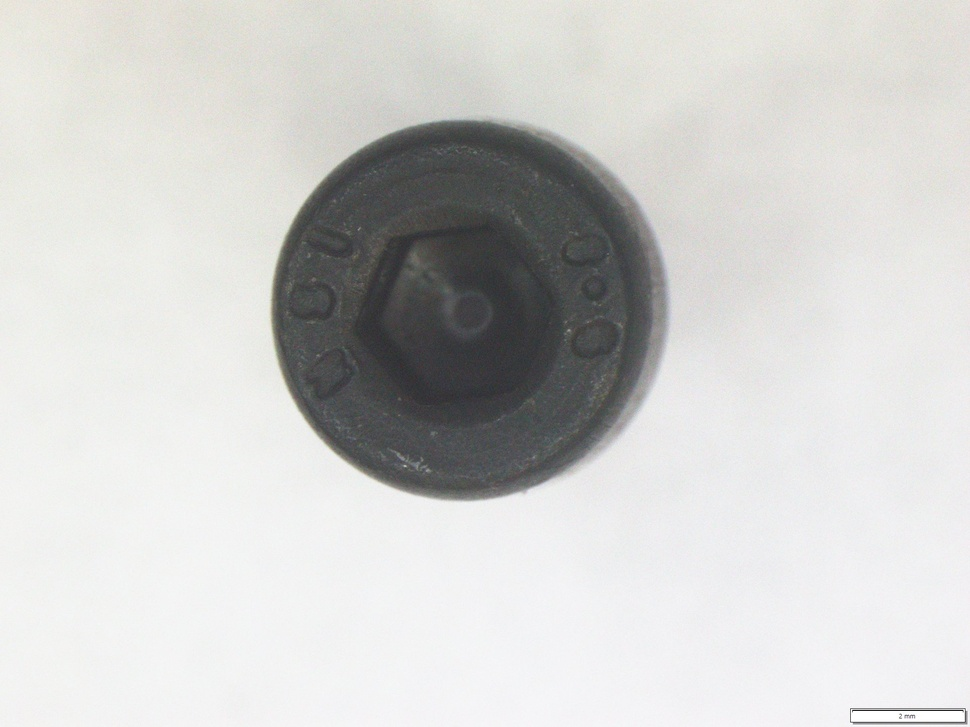
#> input picture Bolt Allen Black-T0-1.jpg, 970 x 727 px, shrunk from 1920 x 1440 before the run
$ python -i lighting.py   (imports and definitions only)
#> lines starting #> are read from the running program, lines starting #| are printed output that depends on the picture
#> further down, picture is the input picture: shape (727, 970, 3); mean B, G, R 205.3, 207.2, 207.2
"""
Lighting normalization for metallic fastener surfaces.

CLAHE on L channel in L*a*b* space normalizes brightness while
preserving color (critical for rust detection - orange-brown hues).
"""

import cv2
import numpy as np
from typing import Tuple


def apply_clahe(
    image: np.ndarray,
    clip_limit: float = 2.0,
    tile_grid: Tuple[int, int] = (8, 8),
) -> np.ndarray:
    """CLAHE on L channel of L*a*b* — normalizes brightness, preserves color."""
#> called with clip_limit = 2, tile_grid = (8, 8)
    lab = cv2.cvtColor(image, cv2.COLOR_BGR2LAB)
#> lab: shape (727, 970, 3); mean of channels 0, 1, 2 210.3, 127.7, 128.9
    l_ch, a_ch, b_ch = cv2.split(lab)
    clahe = cv2.createCLAHE(clipLimit=clip_limit, tileGridSize=tile_grid)
    l_norm = clahe.apply(l_ch)
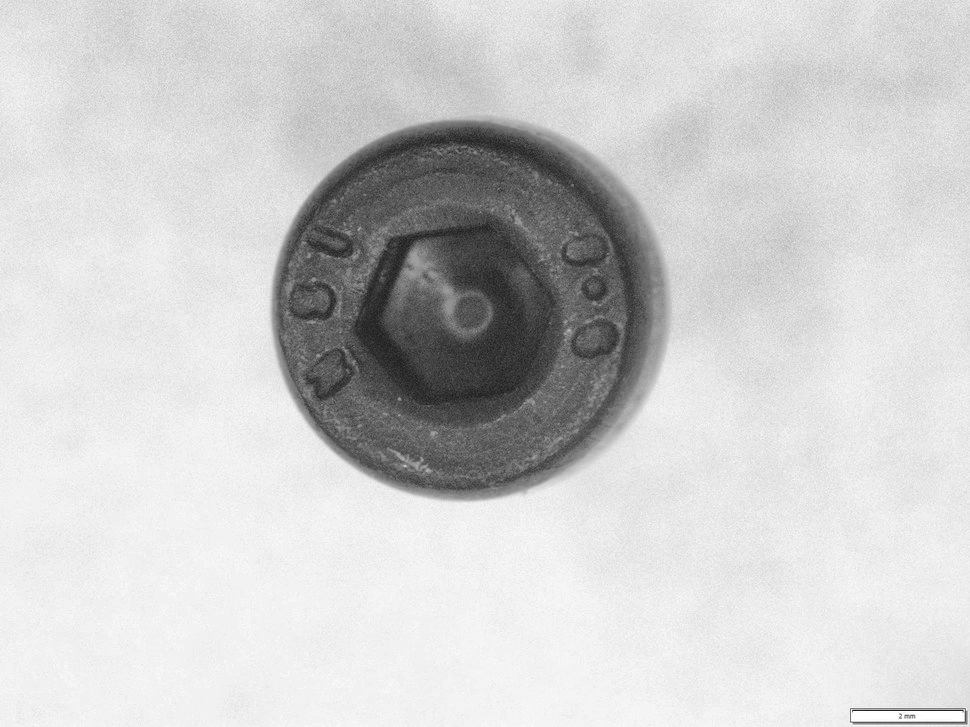
#> l_norm: shape (727, 970); min 25, max 255, mean 205.8
    lab_norm = cv2.merge([l_norm, a_ch, b_ch])
#> lab_norm: shape (727, 970, 3); mean of channels 0, 1, 2 205.8, 127.7, 128.9
    return cv2.cvtColor(lab_norm, cv2.COLOR_LAB2BGR)


def normalize_white_balance(image: np.ndarray) -> np.ndarray:
    """Gray-world white balance correction."""
    result = image.copy().astype(np.float32)
    avg_b = np.mean(result[:, :, 0])
    avg_g = np.mean(result[:, :, 1])
    avg_r = np.mean(result[:, :, 2])
    avg_gray = (avg_b + avg_g + avg_r) / 3.0
    if avg_b > 0:
        result[:, :, 0] *= avg_gray / avg_b
    if avg_g > 0:
        result[:, :, 1] *= avg_gray / avg_g
    if avg_r > 0:
        result[:, :, 2] *= avg_gray / avg_r
    return np.clip(result, 0, 255).astype(np.uint8)


def reduce_specular_highlights(
    image: np.ndarray,
    threshold: int = 240,
    kernel_size: int = 15,
) -> np.ndarray:
    """Inpaint overexposed specular highlights on metal surfaces."""
    gray = cv2.cvtColor(image, cv2.COLOR_BGR2GRAY)
    _, highlight_mask = cv2.threshold(gray, threshold, 255, cv2.THRESH_BINARY)
    highlight_ratio = np.sum(highlight_mask > 0) / highlight_mask.size
    if highlight_ratio > 0.05 or np.sum(highlight_mask) == 0:
        return image
    return cv2.inpaint(image, highlight_mask, kernel_size, cv2.INPAINT_TELEA)

>>> import cv2
>>> picture = cv2.imread('../Bolt Allen Black-T0-1.jpg')
>>> result = apply_clahe(picture)

$ run again, on Bolt Allen Black-T24-1.jpg
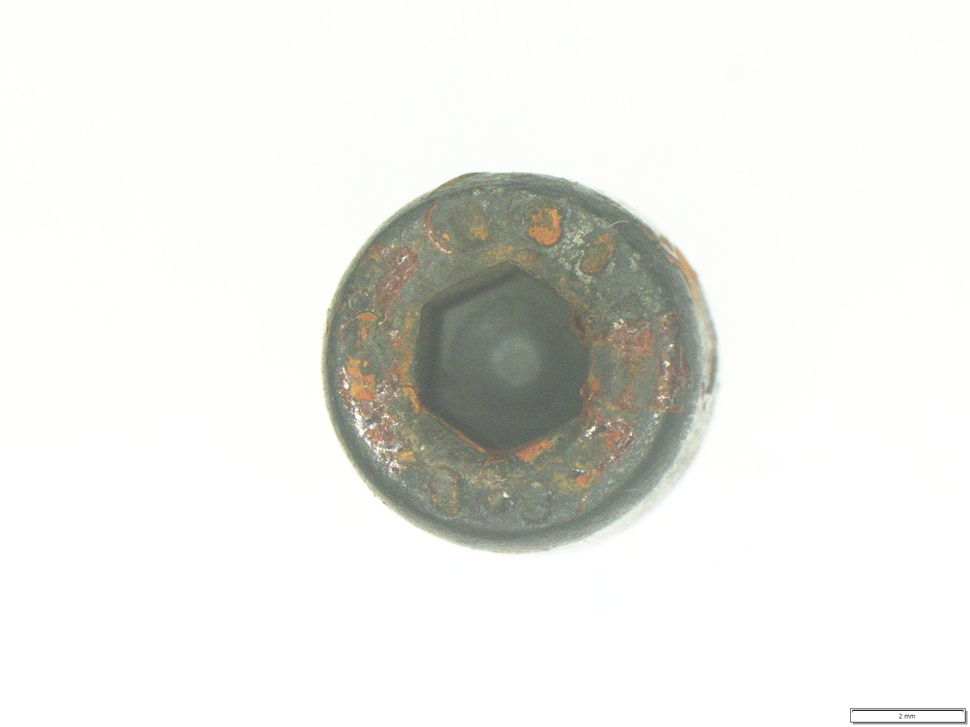
#> input picture Bolt Allen Black-T24-1.jpg, 970 x 727 px, shrunk from 1920 x 1440 before the run
#> picture is the input picture: shape (727, 970, 3); mean B, G, R 230.6, 234.3, 234
#> lab: shape (727, 970, 3); mean of channels 0, 1, 2 235.5, 127.4, 129.9
#> in apply_clahe, `l_ch, a_ch, b_ch = cv2.split(lab)`:
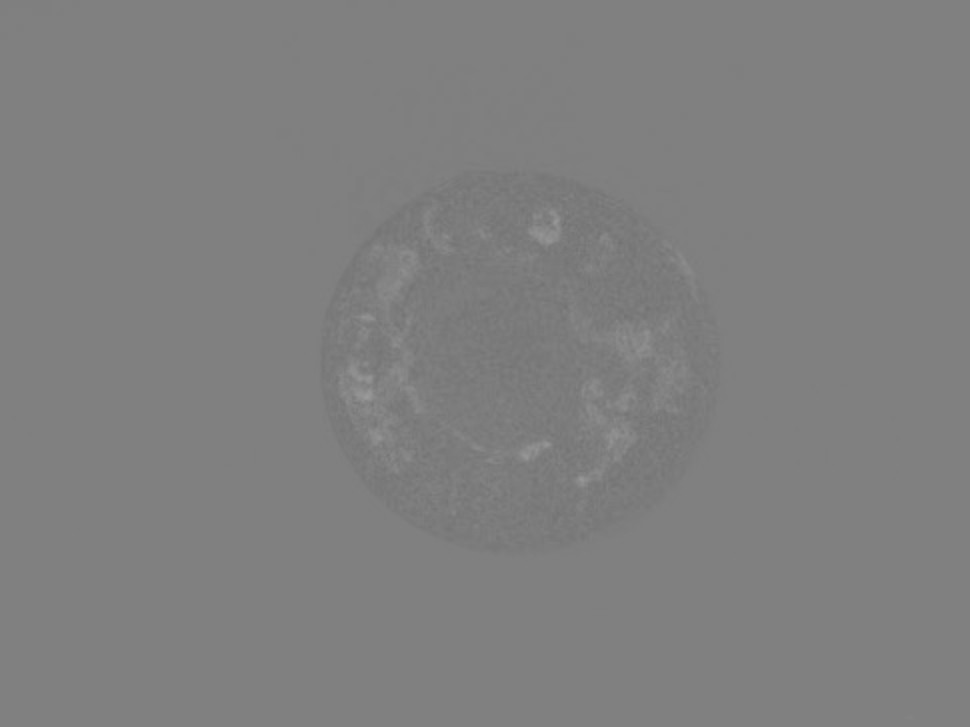
#> a_ch: shape (727, 970); min 114, max 155, mean 127.4
#> lab_norm: shape (727, 970, 3); mean of channels 0, 1, 2 232.1, 127.4, 129.9
#> in apply_clahe, `return cv2.cvtColor(lab_norm, cv2.COLOR_LAB2BGR)`:
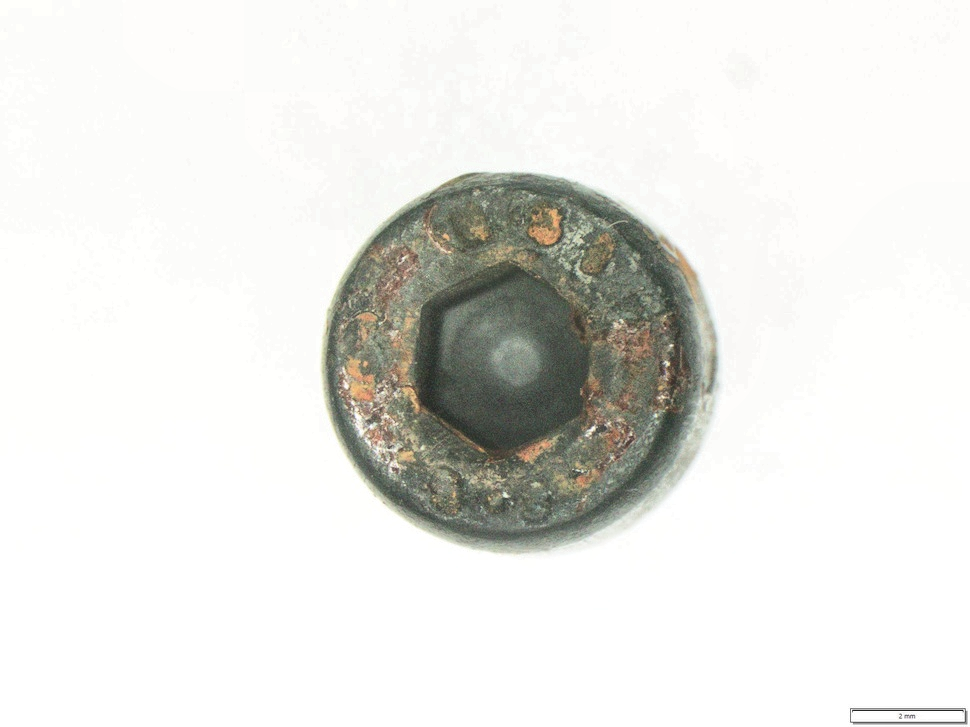
#> returned value: shape (727, 970, 3); mean B, G, R 227.4, 231, 230.9

$ run again, on Bolt Allen Black-T48-1.jpg
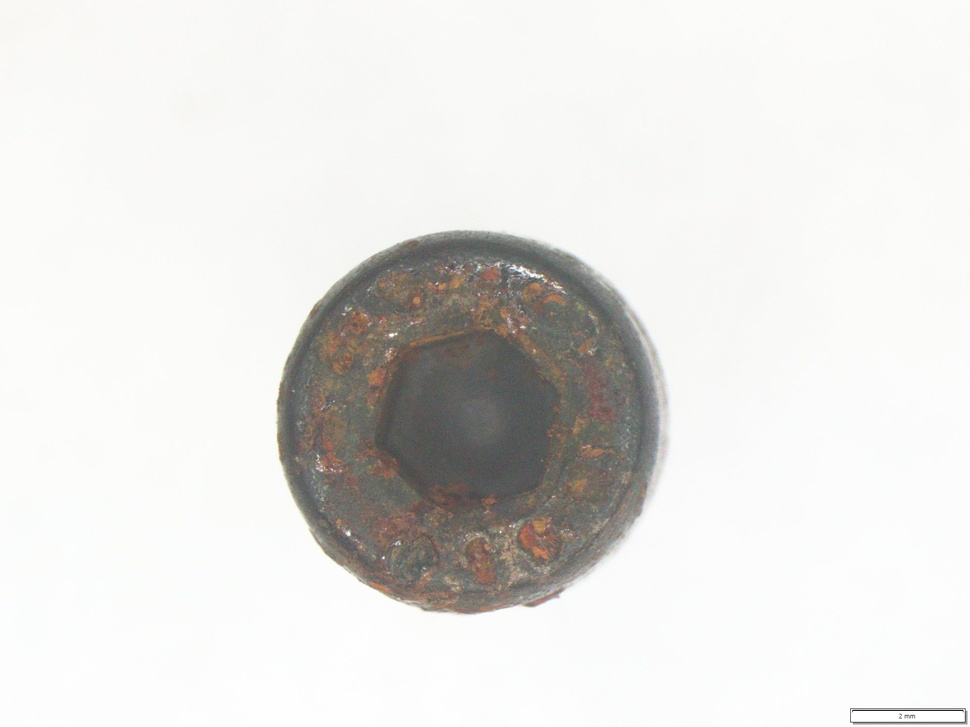
#> input picture Bolt Allen Black-T48-1.jpg, 970 x 727 px, shrunk from 1920 x 1440 before the run
#> picture is the input picture: shape (727, 970, 3); mean B, G, R 224.4, 226.7, 227.8
#> lab: shape (727, 970, 3); mean of channels 0, 1, 2 228.9, 128.2, 129.4
#> in apply_clahe, `l_ch, a_ch, b_ch = cv2.split(lab)`:
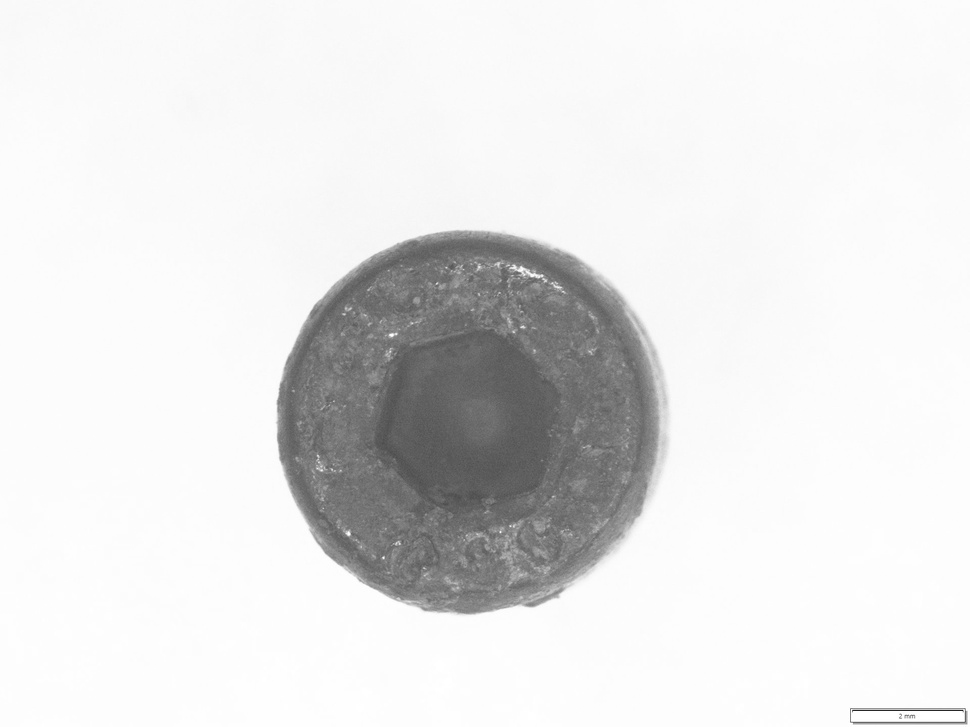
#> l_ch: shape (727, 970); min 28, max 255, mean 228.9
#> in apply_clahe, `l_ch, a_ch, b_ch = cv2.split(lab)`:
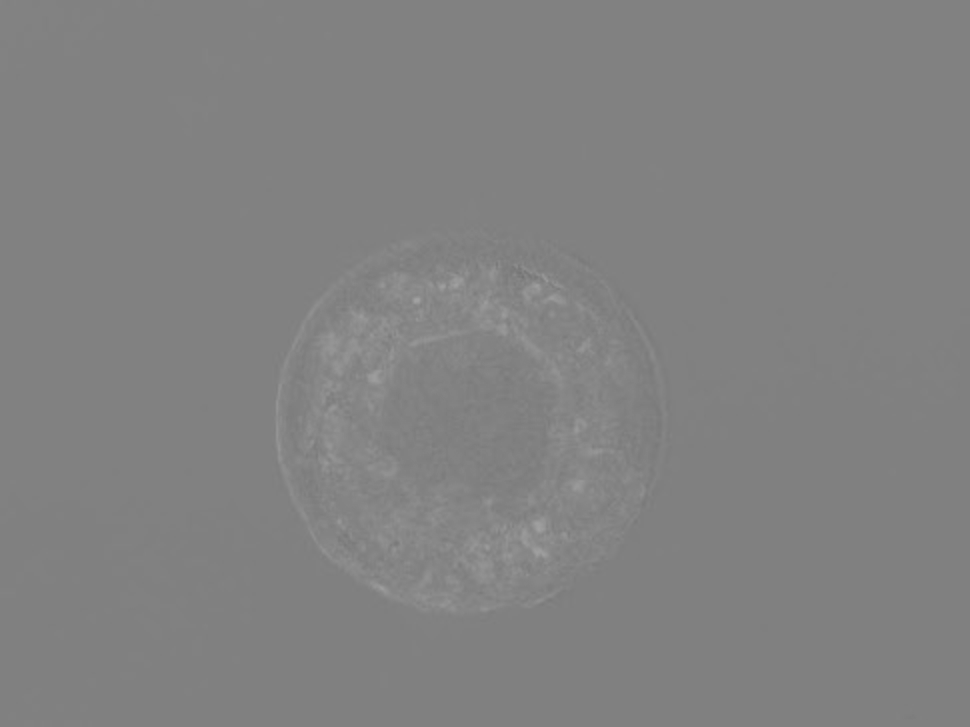
#> b_ch: shape (727, 970); min 116, max 161, mean 129.4
#> lab_norm: shape (727, 970, 3); mean of channels 0, 1, 2 226.3, 128.2, 129.4
